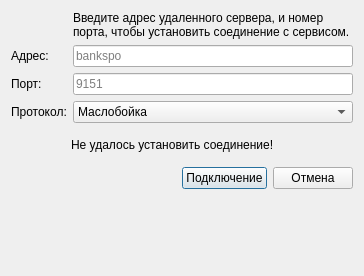
<?xml version="1.0" encoding="UTF-8"?>
<ui version="4.0">
 <class>RemoteConnection</class>
 <widget class="QDialog" name="RemoteConnection">
  <property name="geometry">
   <rect>
    <x>0</x>
    <y>0</y>
    <width>364</width>
    <height>276</height>
   </rect>
  </property>
  <property name="windowTitle">
   <string>Подключение к серверу</string>
  </property>
  <layout class="QGridLayout" name="gridLayout">
   <item row="0" column="0">
    <widget class="QLabel" name="label">
     <property name="autoFillBackground">
      <bool>false</bool>
     </property>
     <property name="text">
      <string/>
     </property>
     <property name="pixmap">
      <pixmap resource="appclient.icons.qrc">:/meteo/appclient/icons/connect_creating.png</pixmap>
     </property>
    </widget>
   </item>
   <item row="0" column="1">
    <widget class="QLabel" name="label_2">
     <property name="autoFillBackground">
      <bool>false</bool>
     </property>
     <property name="text">
      <string>Введите адрес удаленного сервера, и номер порта, чтобы установить соединение с сервисом.</string>
     </property>
     <property name="wordWrap">
      <bool>true</bool>
     </property>
    </widget>
   </item>
   <item row="1" column="0">
    <widget class="QLabel" name="label_3">
     <property name="text">
      <string>Адрес:</string>
     </property>
    </widget>
   </item>
   <item row="1" column="1">
    <widget class="QLineEdit" name="address">
     <property name="placeholderText">
      <string>bankspo</string>
     </property>
    </widget>
   </item>
   <item row="2" column="0">
    <widget class="QLabel" name="label_4">
     <property name="text">
      <string>Порт:</string>
     </property>
    </widget>
   </item>
   <item row="2" column="1">
    <widget class="QLineEdit" name="port">
     <property name="placeholderText">
      <string>9151</string>
     </property>
    </widget>
   </item>
   <item row="3" column="0">
    <widget class="QLabel" name="label_7">
     <property name="text">
      <string>Протокол:</string>
     </property>
    </widget>
   </item>
   <item row="3" column="1">
    <widget class="QComboBox" name="cmb_proto">
     <item>
      <property name="text">
       <string>Маслобойка</string>
      </property>
     </item>
     <item>
      <property name="text">
       <string>АРМВГМ-М</string>
      </property>
     </item>
    </widget>
   </item>
   <item row="4" column="0" colspan="2">
    <widget class="QWidget" name="error" native="true">
     <layout class="QHBoxLayout" name="horizontalLayout">
      <property name="leftMargin">
       <number>0</number>
      </property>
      <property name="topMargin">
       <number>0</number>
      </property>
      <property name="rightMargin">
       <number>0</number>
      </property>
      <property name="bottomMargin">
       <number>0</number>
      </property>
      <item>
       <spacer name="horizontalSpacer">
        <property name="orientation">
         <enum>Qt::Horizontal</enum>
        </property>
        <property name="sizeType">
         <enum>QSizePolicy::Fixed</enum>
        </property>
        <property name="sizeHint" stdset="0">
         <size>
          <width>60</width>
          <height>20</height>
         </size>
        </property>
       </spacer>
      </item>
      <item>
       <widget class="QLabel" name="label_5">
        <property name="text">
         <string>Не удалось установить соединение!</string>
        </property>
       </widget>
      </item>
      <item>
       <widget class="QLabel" name="label_6">
        <property name="minimumSize">
         <size>
          <width>32</width>
          <height>32</height>
         </size>
        </property>
        <property name="maximumSize">
         <size>
          <width>32</width>
          <height>32</height>
         </size>
        </property>
        <property name="text">
         <string/>
        </property>
        <property name="pixmap">
         <pixmap>:/icons/not_connected.png</pixmap>
        </property>
       </widget>
      </item>
     </layout>
    </widget>
   </item>
   <item row="5" column="0" colspan="2">
    <layout class="QHBoxLayout" name="horizontalLayout_2">
     <item>
      <spacer name="horizontalSpacer_2">
       <property name="orientation">
        <enum>Qt::Horizontal</enum>
       </property>
       <property name="sizeHint" stdset="0">
        <size>
         <width>40</width>
         <height>20</height>
        </size>
       </property>
      </spacer>
     </item>
     <item>
      <widget class="QPushButton" name="okBtn">
       <property name="enabled">
        <bool>true</bool>
       </property>
       <property name="text">
        <string>Подключение</string>
       </property>
       <property name="icon">
        <iconset resource="appclient.icons.qrc">
         <normaloff>:/meteo/appclient/icons/connect.png</normaloff>:/meteo/appclient/icons/connect.png</iconset>
       </property>
      </widget>
     </item>
     <item>
      <widget class="QPushButton" name="cancelBtn">
       <property name="text">
        <string>Отмена</string>
       </property>
       <property name="icon">
        <iconset resource="appclient.icons.qrc">
         <normaloff>:/meteo/appclient/icons/cancel.png</normaloff>:/meteo/appclient/icons/cancel.png</iconset>
       </property>
      </widget>
     </item>
    </layout>
   </item>
   <item row="6" column="0">
    <spacer name="verticalSpacer">
     <property name="orientation">
      <enum>Qt::Vertical</enum>
     </property>
     <property name="sizeHint" stdset="0">
      <size>
       <width>20</width>
       <height>37</height>
      </size>
     </property>
    </spacer>
   </item>
  </layout>
 </widget>
 <tabstops>
  <tabstop>address</tabstop>
  <tabstop>port</tabstop>
  <tabstop>okBtn</tabstop>
  <tabstop>cancelBtn</tabstop>
 </tabstops>
 <resources>
  <include location="appclient.icons.qrc"/>
  <include location="appclient.icons.qrc"/>
 </resources>
 <connections>
  <connection>
   <sender>cancelBtn</sender>
   <signal>clicked()</signal>
   <receiver>RemoteConnection</receiver>
   <slot>reject()</slot>
   <hints>
    <hint type="sourcelabel">
     <x>296</x>
     <y>215</y>
    </hint>
    <hint type="destinationlabel">
     <x>172</x>
     <y>119</y>
    </hint>
   </hints>
  </connection>
 </connections>
</ui>
